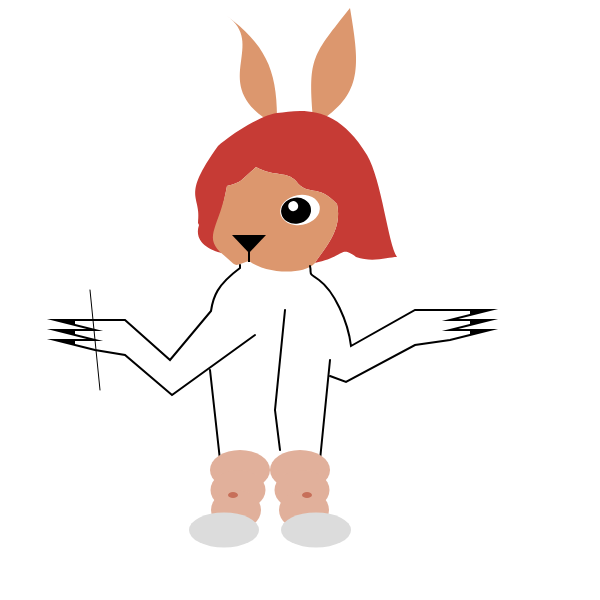
Frame 1 (no input)
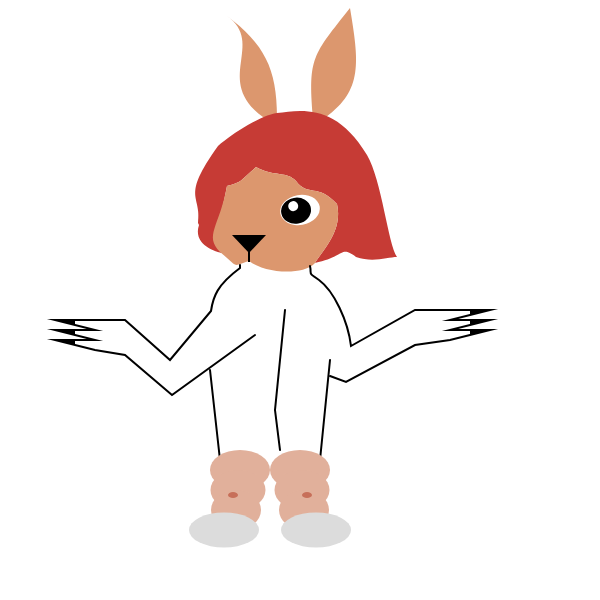
Frame 60 (no input)
Frame 120 (the mouse pressed at the canvas centre since frame 60): identical to frame 60, image omitted

The p5.js sketch that drew these frames (run headless with seeded random() and noise() and a simulated clock; from frame 60 on, the mouse is pressed at the canvas centre):

// p5.js sketch
// ── sketch.js
function setup() {
  createCanvas(600, 600);
  angleMode(DEGREES);
}

function draw() {
  background(255);
  translate(50,-90);
  line(40,380,50,480);
  ears();
  redhat();
  face();
  expression();
  hands();
  fill(225,176,155);
  legs(190,560,60,40);
  legs(250,560,60,40);
  legs(188,580,55,40);
  legs(252,580,55,40);
  legs(186,600,50,40);
  legs(254,600,50,40);
  fill(220);
  legs(174,620,70,35);
  legs(266,620,70,35);
  fill(199,111,89);
  legs(183,585,10,6);
  legs(257,585,10,6);
  fingernail(0,0);
  fingernail(0,10);
  fingernail(0,20);
}

function ears() {
  fill(220, 151, 110); 
  noStroke();
  //left ear
  beginShape();
  vertex(177, 106);
  bezierVertex(216, 134, 163, 170, 213, 207);
  vertex(213,207);
  vertex(227,207);
  vertex(227,207);
  bezierVertex(227,158,214,134,177,106);
  endShape(CLOSE);
  
  //right ear
  beginShape();
  vertex(300,98);
  bezierVertex(263,145,258,147,263,207);
  vertex(263,207);
  vertex(276,207);
  vertex(276,207);
  bezierVertex(313,180,309,152,300,98);
  endShape()
}

function redhat(){
  fill(198,59,53);
  noStroke();
  beginShape();
  vertex(148,313);
  bezierVertex(152,284,130,289,168,236);
  vertex(168,236);
  bezierVertex(184,222,212,205,227,203);
  vertex(227,203);
  bezierVertex(251,200,286,193,317,245);
  vertex(317,245);
  bezierVertex(332,271,338,334,347,347);
  vertex(347,347);
  bezierVertex(338,347,323,353,306,347);
  vertex(306,347);
  bezierVertex(290,335,295,347,265,353);
  vertex(265,353);
  bezierVertex(274,339,293,320,287,294);
  vertex(287,294);
  bezierVertex(268,273,258,287,246,271);
  vertex(246,271);
  bezierVertex(237,261,224,267,206,257);
  vertex(206,257);
  bezierVertex(189,272,192,272,177,276);
  vertex(177,276);
  bezierVertex(169,318,167,305,172,343);
  vertex(172,343);
  bezierVertex(162,341,143,333,149,315);
  vertex(149,315); 
  endShape();
}

function face(){
  fill(220, 151, 110); 
  noStroke();
  beginShape();
  vertex(265,353);
  bezierVertex(274,339,293,320,287,294);
  vertex(287,294);
  bezierVertex(268,273,258,287,246,271);
  vertex(246,271);
  bezierVertex(237,261,224,267,206,257);
  vertex(206,257);
  bezierVertex(189,272,192,272,177,276);
  vertex(177,276);
  bezierVertex(169,318,154,325,170,342);
  vertex(170,342);
  bezierVertex(190,359,182,356,199,351);
  vertex(199,351);
  bezierVertex(216,364,253,365,264,354);
  vertex(264,354);
  endShape();
}

function expression()
{
  fill(0);
  rect(198,340,2,12);
  triangle(199,343,182,325,216,325);
  fill(255);
  
  push();
  translate(250,300);
  rotate(-10);
  ellipse(0,0,40,30);
  fill(0);
  ellipse(-4,0,30,26);
  fill(255);
  ellipse(-6,-5,10);
  pop();
}

function hands(){
  stroke(0);
  strokeWeight(2);
  noFill();
  beginShape();
  vertex(190,355);
  vertex(190,358);
  bezierVertex(167,375,163,387,161,401);
  vertex(120,450);
  vertex(75,410);
  vertex(5,410);
  vertex(45,420);
  vertex(5,420);
  vertex(45,430);
  vertex(5,430);
  vertex(45,440);
  vertex(75,445);
  vertex(122,485);
  vertex(205,425);
  endShape();
  
  beginShape();
  vertex(160,460);
  vertex(170,550)
  endShape();
  
  beginShape();
  vertex(260,356);
  bezierVertex(262,365,257,362,269,370);
  vertex(269,370)
  bezierVertex(284,381,298,411,301,436);
  vertex(365,400);
  vertex(440,400);
  vertex(400,410);
  vertex(440,410);
  vertex(400,420);
  vertex(440,420);
  vertex(400,430);
  vertex(365,435);
  vertex(296,472);
  vertex(280,466)
  endShape();
  
  beginShape();
  vertex(280,450);
  vertex(270,550);
  endShape();
  
  beginShape();
  vertex(235,400);
  vertex(225,500);
  vertex(230,540);
  endShape();
}

function legs(x1,y1,length1,height1){
  noStroke();
  ellipse(x1,y1,length1,height1);
}

function fingernail(x2,y2){
  fill(0);
  triangle(5+x2,410+y2,5+x2+20,410+y2,5+x2+20,410+y2+5);
  triangle(440+x2,400+y2,440+x2-20,400+y2,440+x2-20,400+y2+5);
}
